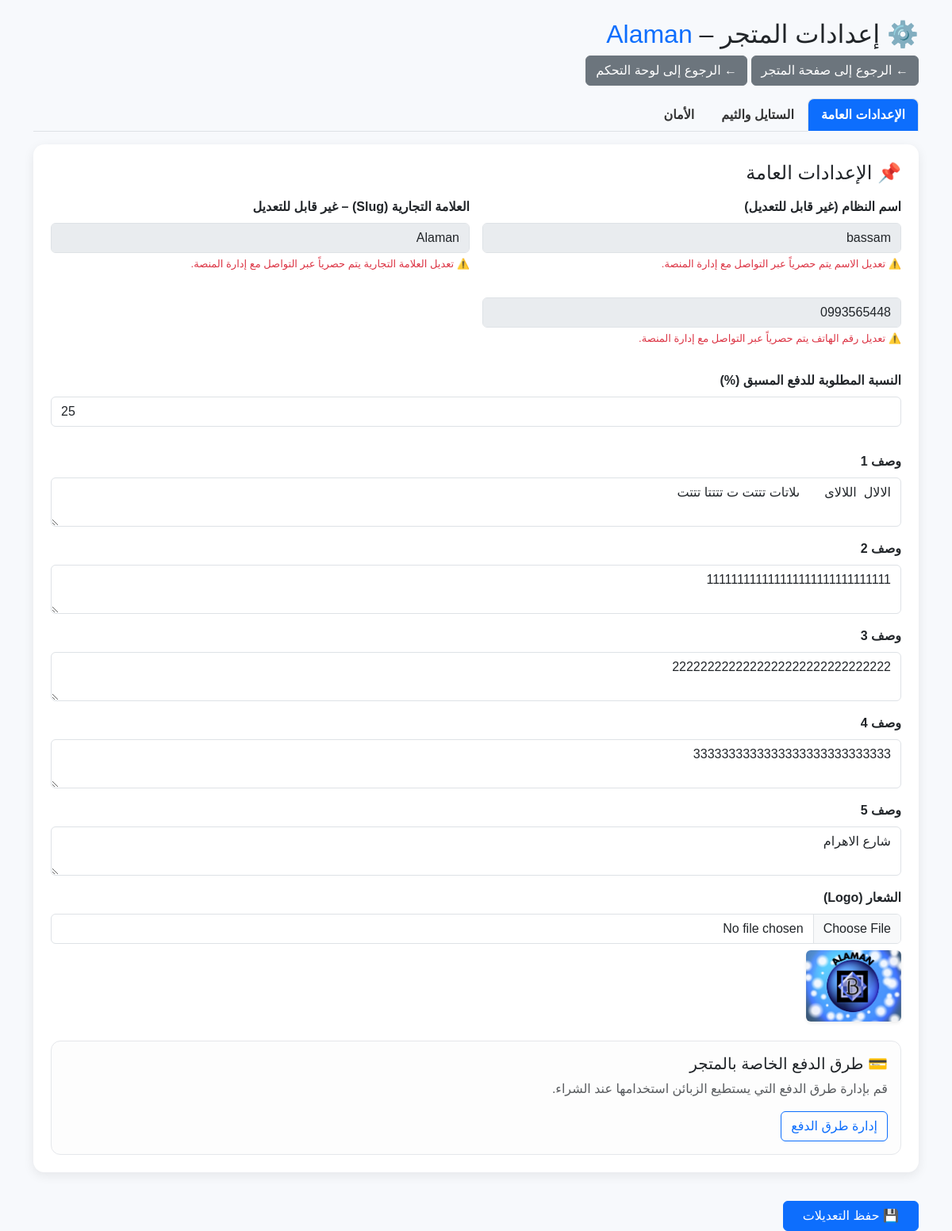
Screenshot of /dashboard/Alaman/settings/ (signed in) with the database file from the repository.
### stores/models.py (models this page shows, shortened)
class Store(models.Model):
    owner = models.ForeignKey(User, on_delete=models.CASCADE, related_name="stores")
    name = models.CharField(max_length=200)
    slug = models.SlugField(unique=True)
    logo = models.ImageField(upload_to="store_logos/", blank=True, null=True)
    mobile = models.CharField(max_length=20)
    theme = models.IntegerField(default=1, choices=[(i, f"Theme {i}") for i in range(1, 6)])
    description = models.TextField(blank=True)
    description2 = models.TextField(blank=True)
    description3 = models.TextField(blank=True)
    description4 = models.TextField(blank=True)
    description5 = models.TextField(blank=True)
    is_active = models.BooleanField(default=True)
    allow_full_payment = models.BooleanField(default=True)   # تحويل كامل
    allow_partial_payment = models.BooleanField(default=False)  # دفعة مسبقة + باقي عند التسليم
    allow_cash_on_delivery = models.BooleanField(default=False)  # الدفع عند الاستلام
    payment_required_percentage = models.PositiveIntegerField(default=0)

### dashboard/views.py (the view, shortened to what this page needs)
# urls.py: path("<slug:store_slug>/settings/", views.store_settings, name="store_settings"),
@login_required
def store_settings(request, store_slug):
    store = get_object_or_404(Store, slug=store_slug)
    if request.user != store.owner:
        messages.error(request, "🚫 غير مسموح لك بالدخول إلى إعدادات هذا المتجر.")
        return redirect("/")
    return render(request, "dashboard/store_settings.html", {"store": store})

### stores/context_processors.py (called while the page is built)
def current_store(request):
    store = None
    slug = request.resolver_match.kwargs.get("store_slug") or \
           request.resolver_match.kwargs.get("slug")
    if slug:
        try:
            store = Store.objects.get(slug=slug)
        except Store.DoesNotExist:
            store = None
    return {
        "current_store": store
    }

### dashboard/templates/dashboard/store_settings.html (shortened to what this page needs)
{% load static %}
<!DOCTYPE html>
<html lang="ar" dir="rtl">
<head>
    <link href="https://cdn.jsdelivr.net/npm/bootstrap@5.3.0/dist/css/bootstrap.rtl.min.css" rel="stylesheet">
    <link href="{% static 'css/base.css' %}" rel="stylesheet">
</head>
<body>
<div class="container mt-4">
    <h2 class="mb-2">⚙️ إعدادات المتجر – <span class="text-primary">{{ store.slug }}</span></h2>
    <a href="/store/{{ store.slug }}/" class="btn btn-secondary mb-3">
        ← الرجوع إلى صفحة المتجر
    </a>
    <a href="/dashboard/{{ store.slug }}/" class="btn btn-secondary mb-3">
        ← الرجوع إلى لوحة التحكم
    </a>
    <ul class="nav nav-tabs mb-3" id="settingsTabs">
        <li class="nav-item">
            <a class="nav-link active" data-bs-toggle="tab" href="#gen">الإعدادات العامة</a>
        </li>
        <li class="nav-item">
            <a class="nav-link" data-bs-toggle="tab" href="#theme">الستايل والثيم</a>
        </li>
        <li class="nav-item">
            <a class="nav-link" data-bs-toggle="tab" href="#security">الأمان</a>
        </li>
    </ul>
    <form method="post" enctype="multipart/form-data">
        <div class="tab-content">
            <div class="tab-pane fade show active" id="gen">
                <div class="settings-card">
                    <h4 class="mb-3">📌 الإعدادات العامة</h4>
                    <div class="row g-3">
                        <div class="col-md-6">
                            <label class="form-label">اسم النظام (غير قابل للتعديل)</label>
                            <input type="text" class="form-control" value="{{ store.name }}" disabled>
                            <p class="text-danger mt-1" style="font-size:13px;">⚠️ تعديل الاسم يتم حصرياً عبر التواصل مع إدارة المنصة.</p>
                        </div>
                        <div class="col-md-6">
                            <label class="form-label">العلامة التجارية (Slug) – غير قابل للتعديل</label>
                            <input type="text" class="form-control" value="{{ store.slug }}" disabled>
                            <p class="text-danger mt-1" style="font-size:13px;">⚠️ تعديل العلامة التجارية يتم حصرياً عبر التواصل مع إدارة المنصة.</p>
                        </div>
                        <div class="col-md-6">
                            <input type="text" class="form-control" value="{{ store.mobile }}" disabled>
                            <p class="text-danger mt-1" style="font-size:13px;">⚠️ تعديل رقم الهاتف يتم حصرياً عبر التواصل مع إدارة المنصة.</p>
                        </div>
                        <div class="mb-3">
                          <label class="form-label">النسبة المطلوبة للدفع المسبق (%)</label>
                          <input type="number"
                                 name="payment_required_percentage"
                                 value="{{ store.payment_required_percentage }}"
                                 min="0" max="100"
                                 class="form-control">
                        </div>
                        <div class="col-md-12">
                            <label class="form-label">وصف 1</label>
                            <textarea class="form-control" name="description" rows="2">{{ store.description }}</textarea>
                        </div>
                        <div class="col-md-12">
                            <label class="form-label">وصف 2</label>
                            <textarea class="form-control" name="description2" rows="2">{{ store.description2 }}</textarea>
                        </div>
                        <div class="col-md-12">
                            <label class="form-label">وصف 3</label>
                            <textarea class="form-control" name="description3" rows="2">{{ store.description3 }}</textarea>
                        </div>
                        <div class="col-md-12">
                            <label class="form-label">وصف 4</label>
                            <textarea class="form-control" name="description4" rows="2">{{ store.description4 }}</textarea>
                        </div>
                        <div class="col-md-12">
                            <label class="form-label">وصف 5</label>
                            <textarea class="form-control" name="description5" rows="2">{{ store.description5 }}</textarea>
                        </div>
                        <div class="col-md-12">
                            <label class="form-label">الشعار (Logo)</label>
                            <input type="file" class="form-control" name="logo">
                            {% if store.logo %}
                                <img src="{{ store.logo.url }}" width="120" class="mt-2 rounded shadow-sm">
                            {% endif %}
                        </div>
                    </div>
                    <div class="mt-4 p-3"
                         style="background:#fdfdfd; border:1px solid #e5e7eb; border-radius:12px;">
                        <h5 class="mb-2">💳 طرق الدفع الخاصة بالمتجر</h5>
                        <p class="text-muted mb-3">
                            قم بإدارة طرق الدفع التي يستطيع الزبائن استخدامها عند الشراء.
                        </p>
                        <a href="{% url 'stores:payment_methods' store.slug %}"
                           class="btn btn-outline-primary">
                            إدارة طرق الدفع
                        </a>
                    </div>
                </div>
            </div>
        </div>
        <button class="btn btn-primary px-4 mt-3">💾 حفظ التعديلات</button>
    </form>
</div>
</body>
</html>

### dashboard/templates/dashboard/store_settings.html (style rules this page uses)
body { background: #f7f9fc; font-family: "Cairo", sans-serif; }
.settings-card { background: #fff; border-radius: 14px; padding: 22px; box-shadow: 0 4px 14px rgba(0,0,0,0.08); margin-bottom: 20px; }
.nav-tabs .nav-link.active { background-color: #0d6efd; color: #fff !important; border-radius: 8px 8px 0 0; }
.nav-tabs .nav-link { color: #333; font-weight: 600; }
.form-label { font-weight: 600; }

### rows the page displays
Store: slug "Alaman", name "bassam", mobile "0993565448", payment_required_percentage "25", description "الالال اللالاى ىلاتات تتتت ت تتتتا تتتت", description2 "111111111111111111111111111111", description3 "2222222222222222222222222222222", description4 "3333333333333333333333333333", description5 "شارع الاهرام", logo (picture)
